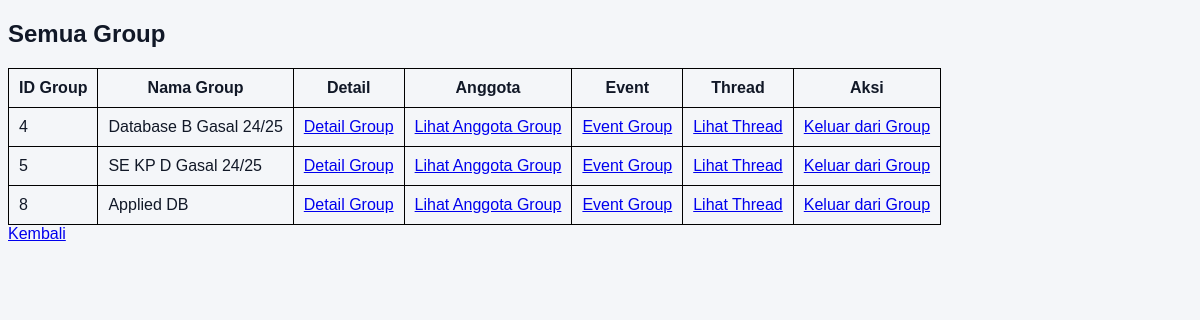
Page /kelola_group_mahasiswa.php (signed in) on the committed database.
### tables this page shows
CREATE TABLE `member_grup` (
  `idgrup` int(11) NOT NULL,
  `username` varchar(20) NOT NULL,
  PRIMARY KEY (`idgrup`,`username`),
  KEY `fk_grup_has_akun_akun1_idx` (`username`),
  KEY `fk_grup_has_akun_grup1_idx` (`idgrup`),
  CONSTRAINT `fk_grup_has_akun_akun1` FOREIGN KEY (`username`) REFERENCES `akun` (`username`) ON DELETE CASCADE ON UPDATE CASCADE,
  CONSTRAINT `fk_grup_has_akun_grup1` FOREIGN KEY (`idgrup`) REFERENCES `grup` (`idgrup`) ON DELETE CASCADE ON UPDATE CASCADE
);

CREATE TABLE `grup` (
  `idgrup` int(11) NOT NULL AUTO_INCREMENT,
  `username_pembuat` varchar(20) NOT NULL,
  `nama` varchar(45) DEFAULT NULL,
  `deskripsi` varchar(45) DEFAULT NULL,
  `tanggal_pembentukan` datetime DEFAULT NULL,
  `jenis` enum('Privat','Publik') DEFAULT NULL,
  `kode_pendaftaran` varchar(45) DEFAULT NULL,
  PRIMARY KEY (`idgrup`),
  KEY `fk_grup_akun1_idx` (`username_pembuat`),
  CONSTRAINT `fk_grup_akun1` FOREIGN KEY (`username_pembuat`) REFERENCES `akun` (`username`) ON DELETE CASCADE ON UPDATE CASCADE
);

### Class/parent.php (called while the page is built, shortened)
<?php
class orangtua
{
    public function __construct()
    {
        $this->mysqli =
            new mysqli(SERVER_NAME, USER_NAME, PASSWORD, DB_NAME);
    }
}

### Class/group.php (called while the page is built, shortened)
<?php
require_once("parent.php");
class group extends orangtua
{
    public function getGroupByMember(string $username)
    {
        $sql = "SELECT *
            FROM grup g
            INNER JOIN member_grup m ON g.idgrup = m.idgrup
            WHERE m.username = ?";
        $stmt = $this->mysqli->prepare($sql);
        $stmt->bind_param("s", $username);
        $stmt->execute();
        $res = $stmt->get_result();
        return $res;
    }
}

### kelola_group_mahasiswa.php (the view, shortened to what this page needs)
<?php
require_once("Class/group.php");
?>
<!DOCTYPE html>
<html lang="en">
<head>
    <link rel="stylesheet" href="theme.css">
</head>
<body>
    <h2>Semua Group</h2>
    <?php
    $group = new group();
    $res = $group->getGroupByMember($_SESSION['username']);
    if ($res->num_rows > 0) {
        echo "<table>
                <tr>
                    <th>ID Group</th>
                    <th>Nama Group</th>
                    <th>Detail</th>
                    <th>Anggota</th>
                    <th>Event</th>
                    <th>Thread</th>
                    <th>Aksi</th>
                </tr>";
        while ($row = $res->fetch_assoc()) {
            echo "<tr>";
            echo "<td>" . $row['idgrup'] . "</td>";
            echo "<td>" . $row['nama'] . "</td>";
            echo "<td><a href='detail_group_mahasiswa.php?idgrup=" . $row['idgrup'] . "&username=" . $_SESSION['username'] . "'>Detail Group</a></td>";
            echo "<td><a href='anggota_group_mahasiswa.php?idgrup=" . $row['idgrup'] . "'>Lihat Anggota Group</a></td>";
            echo "<td><a href='event_group_mahasiswa.php?idgrup=" . $row['idgrup'] . "'>Event Group</a></td>";
            echo "<td><a href='lihat_thread.php?idgrup=" .  $row['idgrup'] . "'>Lihat Thread</a></td>";
            echo "<td><a href='keluar_group.php?idgrup=" . $row['idgrup'] . "'>Keluar dari Group</a></td>";
            echo "</tr>";
        }
        echo "</table>";
    } else {
        echo "<p>Anda belum memiliki grup.</p>";
    }
    ?>
    <a href="home_mahasiswa.php" id='kembali'>Kembali</a>
</body>
</html>

### theme.css (style rules this page uses)
@media (prefers-color-scheme: light) { :root { --bg-color: #f4f6f9; --form-bg: #ccc8c8; --input-bg: #ffffff; --border-color: #000000; --text-primary: #111827; --text-secondary: #374151; --text-error: #dc2626; --btn-bg: #4caf50; --btn-hover: #45a049; --shadow: #000000; } }
body { background: var(--bg-color); }

### kelola_group_mahasiswa.php (style rules this page uses)
body { background: var(--bg-color); font-family: Arial; }
h2, p { margin-bottom: 20px; color: var(--text-primary); }
table, th, tr, td { border: 1px solid var(--border-color); }
table { border-collapse: collapse; }
th, td { padding: 10px; color: var(--text-primary); }

### rows in the picture
member_grup: idgrup "4", idgrup.nama "Database B Gasal 24/25"
member_grup: idgrup "5", idgrup.nama "SE KP D Gasal 24/25"
member_grup: idgrup "8", idgrup.nama "Applied DB"
